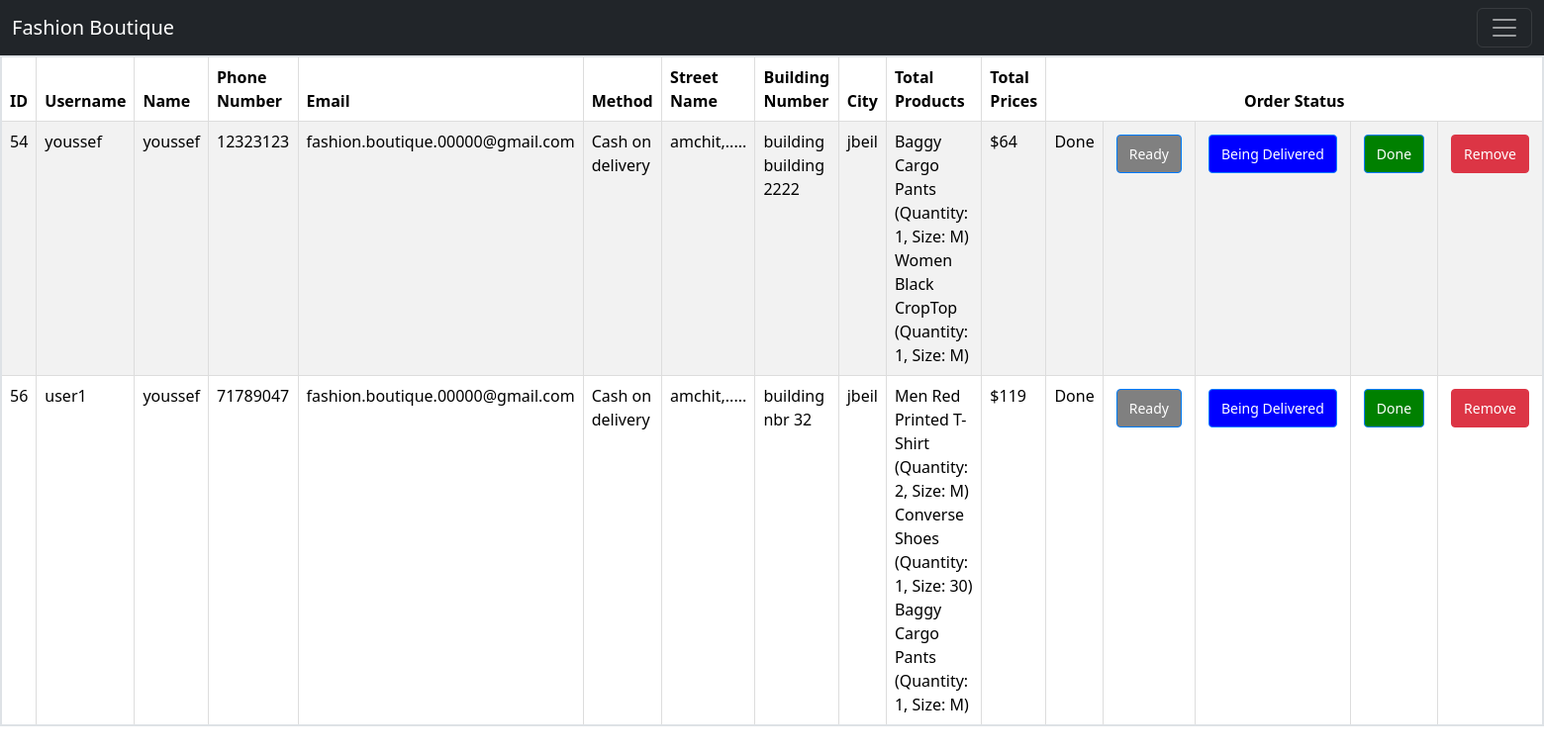
The app's page /order-sq-done.php with its own data.
### tables this page shows
CREATE TABLE `order` (
  `ID` int(25) NOT NULL,
  `username` varchar(255) NOT NULL,
  `name` varchar(50) NOT NULL,
  `number` varchar(8) NOT NULL,
  `email` varchar(255) NOT NULL,
  `method` varchar(50) NOT NULL,
  `street-name` varchar(255) NOT NULL,
  `building-nbr` varchar(50) NOT NULL,
  `city` varchar(50) NOT NULL,
  `total_products` varchar(255) NOT NULL,
  `total_price` int(255) NOT NULL,
  `order-status` varchar(255) NOT NULL
);

### order-sq-done.php (the view, shortened to what this page needs)
<?php
include('snav.php');
require_once 'connection.php';
$query = "SELECT * FROM `order` WHERE `order-status`='Done'";
$result = mysqli_query($con, $query);
if (mysqli_num_rows($result) > 0) {
    $orders = mysqli_fetch_all($result, MYSQLI_ASSOC);
} else {
    $orders = [];
}
?>
<!DOCTYPE html>
<html lang="en">
<head>
</head>
<body>
    <div class="content">
        <h1>Orders</h1>
        <?php if (!empty($orders)): ?>
            <table class="table table-striped">
                <thead>
                    <tr>
                        <th>ID</th>
                        <th>Username</th>
                        <th>Name</th>
                        <th>Phone Number</th>
                        <th>Email</th>
                        <th>Method</th>
                        <th>Street Name</th>
                        <th>Building Number</th>
                        <th>City</th>
                        <th>Total Products</th>
                        <th>Total Prices</th>
                        <th colspan="5" style="text-align:center">Order Status</th>
                    </tr>
                </thead>
                <tbody>
                    <?php foreach ($orders as $order): ?>
                        <tr>
                            <td><?php echo $order['ID']; ?></td>
                            <td><?php echo $order['username']; ?></td>
                            <td><?php echo $order['name']; ?></td>
                            <td><?php echo $order['number']; ?></td>
                            <td><?php echo $order['email']; ?></td>
                            <td><?php echo $order['method']; ?></td>
                            <td><?php echo $order['street-name']; ?></td>
                            <td><?php echo $order['building-nbr']; ?></td>
                            <td><?php echo $order['city']; ?></td>
                            <td><?php echo $order['total_products']; ?></td>
                            <td>$<?php echo $order['total_price']; ?></td>
                            <td><?php echo $order['order-status']; ?></td>
                            <td>
                                <form action="" method="post">
                                    <input type="submit" value="Ready" name="update_update_btn" class="btn btn-primary1">
                                </form>
                            </td>
                            <td>
                                <form action="" method="post">
                                    <input type="submit" value="Being Delivered" name="update_update_btn2" class="btn btn-primary2">
                                </form>
                            </td>
                            <td>
                                <form action="" method="post">
                                    <input type="submit" value="Done" name="update_update_btn3" class="btn btn-primary3">
                                </form>
                            </td>
                            <td>
                                <a href="order-sq.php?remove=<?php echo $order['ID']; ?>" onclick="return confirm('Are you sure you want to delete this order?')" class="btn btn-danger">Remove</a>
                            </td>
                        </tr>
                    <?php endforeach; ?>
                </tbody>
            </table>
        <?php else: ?>
            <h2 style="text-align:center">No Orders found.</h2>
        <?php endif; ?>
    </div>
</body>
</html>

### order-sq-done.php (style rules this page uses)
h1 { color: #333; }
table { width: 100%; border-collapse: collapse; border: 2px solid #ddd; }
th, td { border: 1px solid #ddd; padding: 8px; text-align: left; }
th { background-color: #f2f2f2; }
tr:nth-child(even) { background-color: #f2f2f2; }
.btn { display: inline-block; padding: 8px 12px; margin: 5px; font-size: 14px; cursor: pointer; border: 1px solid #ccc; border-radius: 4px; background-color: #007bff; color: #fff; text-align: center; text-decoration: none; }
.btn-primary1 { background-color: gray; border-color: #007bff; }
.btn-primary2 { background-color: blue; border-color: #007bff; }
.btn-primary3 { background-color: green; border-color: #007bff; }
.btn-danger { background-color: #dc3545; border-color: #dc3545; }

### records on screen
order: ID "54", username "youssef", name "youssef", number "12323123", email "fashion.boutique.00000@gmail.com", method "Cash on delivery", value "amchit,.....", value "building building 2222", city "jbeil", total_products "Baggy Cargo Pants (Quantity: 1, Size: M) Women Black CropTop (Quantity: 1, Size: M)", total_price "64", value "Done"
order: ID "56", username "user1", name "youssef", number "71789047", email "fashion.boutique.00000@gmail.com", method "Cash on delivery", value "amchit,.....", value "building nbr 32", city "jbeil", total_products "Men Red Printed T-Shirt (Quantity: 2, Size: M) Converse Shoes (Quantity: 1, Size: 30) Baggy Cargo Pants (Quantity: 1, Size: M)", total_price "119", value "Done"
